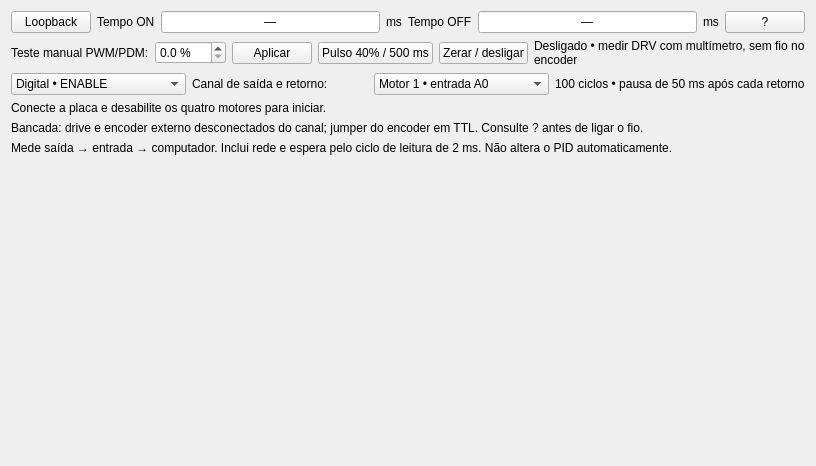
      <widget class="QWidget" name="testsTab">
       <attribute name="title">
        <string>TESTES</string>
       </attribute>
       <layout class="QVBoxLayout" name="testsLayout">
        <item>
         <layout class="QHBoxLayout" name="loopbackRow">
          <item>
           <widget class="QPushButton" name="loopbackButton">
            <property name="text">
             <string>Loopback</string>
            </property>
           </widget>
          </item>
          <item>
           <widget class="QLabel" name="loopbackOnLabel">
            <property name="text">
             <string>Tempo ON</string>
            </property>
           </widget>
          </item>
          <item>
           <widget class="QLineEdit" name="loopbackOn">
            <property name="text">
             <string>—</string>
            </property>
            <property name="readOnly">
             <bool>true</bool>
            </property>
            <property name="alignment">
             <set>Qt::AlignCenter</set>
            </property>
            <property name="toolTip">
             <string>Média de 100 bordas; tempo observado pelo computador.</string>
            </property>
           </widget>
          </item>
          <item>
           <widget class="QLabel" name="loopbackOnUnit">
            <property name="text">
             <string>ms</string>
            </property>
           </widget>
          </item>
          <item>
           <widget class="QLabel" name="loopbackOffLabel">
            <property name="text">
             <string>Tempo OFF</string>
            </property>
           </widget>
          </item>
          <item>
           <widget class="QLineEdit" name="loopbackOff">
            <property name="text">
             <string>—</string>
            </property>
            <property name="readOnly">
             <bool>true</bool>
            </property>
            <property name="alignment">
             <set>Qt::AlignCenter</set>
            </property>
            <property name="toolTip">
             <string>Média de 100 bordas; tempo observado pelo computador.</string>
            </property>
           </widget>
          </item>
          <item>
           <widget class="QLabel" name="loopbackOffUnit">
            <property name="text">
             <string>ms</string>
            </property>
           </widget>
          </item>
          <item>
           <widget class="QPushButton" name="loopbackHelp">
            <property name="text">
             <string>?</string>
            </property>
            <property name="toolTip">
             <string>Ligação e funcionamento do teste de loopback</string>
            </property>
           </widget>
          </item>
         </layout>
        </item>
        <item>
         <layout class="QHBoxLayout" name="pwmManualRow">
          <item>
           <widget class="QLabel" name="pwmLabel">
            <property name="text">
             <string>Teste manual PWM/PDM:</string>
            </property>
           </widget>
          </item>
          <item>
           <widget class="QDoubleSpinBox" name="pwmPercent">
            <property name="suffix">
             <string> %</string>
            </property>
            <property name="decimals">
             <number>1</number>
            </property>
            <property name="maximum">
             <double>100.000000000000000</double>
            </property>
            <property name="keyboardTracking">
             <bool>false</bool>
            </property>
           </widget>
          </item>
          <item>
           <widget class="QPushButton" name="pwmApply">
            <property name="text">
             <string>Aplicar</string>
            </property>
           </widget>
          </item>
          <item>
           <widget class="QPushButton" name="pwmPulse">
            <property name="text">
             <string>Pulso 40% / 500 ms</string>
            </property>
            <property name="toolTip">
             <string>Pulso automático de +4 V nominal para osciloscópio; não depende da entrada A</string>
            </property>
           </widget>
          </item>
          <item>
           <widget class="QPushButton" name="pwmStop">
            <property name="text">
             <string>Zerar / desligar</string>
            </property>
           </widget>
          </item>
          <item>
           <widget class="QLabel" name="pwmStatus">
            <property name="text">
             <string>Desligado • medir DRV com multímetro, sem fio no encoder</string>
            </property>
            <property name="wordWrap">
             <bool>true</bool>
            </property>
           </widget>
          </item>
         </layout>
        </item>
        <item>
         <layout class="QHBoxLayout" name="loopbackChannelRow">
          <item>
           <widget class="QComboBox" name="loopbackMode">
            <item>
             <property name="text">
              <string>Digital • ENABLE</string>
             </property>
            </item>
            <item>
             <property name="text">
              <string>Analógico • 0 / +4 V (40%)</string>
             </property>
            </item>
           </widget>
          </item>
          <item>
           <widget class="QLabel" name="loopbackChannelLabel">
            <property name="text">
             <string>Canal de saída e retorno:</string>
            </property>
           </widget>
          </item>
          <item>
           <widget class="QComboBox" name="loopbackChannel">
            <item>
             <property name="text">
              <string>Motor 1 • entrada A0</string>
             </property>
            </item>
            <item>
             <property name="text">
              <string>Motor 2 • entrada A1</string>
             </property>
            </item>
            <item>
             <property name="text">
              <string>Motor 3 • entrada A2</string>
             </property>
            </item>
            <item>
             <property name="text">
              <string>Motor 4 • entrada A3</string>
             </property>
            </item>
           </widget>
          </item>
          <item>
           <widget class="QLabel" name="loopbackCountLabel">
            <property name="text">
             <string>100 ciclos • pausa de 50 ms após cada retorno</string>
            </property>
           </widget>
          </item>
         </layout>
        </item>
        <item>
         <widget class="QLabel" name="loopbackStatus">
          <property name="text">
           <string>Conecte a placa e desabilite os quatro motores para iniciar.</string>
          </property>
          <property name="wordWrap">
           <bool>true</bool>
          </property>
         </widget>
        </item>
        <item>
         <widget class="QLabel" name="loopbackNotice">
          <property name="text">
           <string>Bancada: drive e encoder externo desconectados do canal; jumper do encoder em TTL. Consulte ? antes de ligar o fio.</string>
          </property>
          <property name="wordWrap">
           <bool>true</bool>
          </property>
         </widget>
        </item>
        <item>
         <widget class="QLabel" name="loopbackDetails">
          <property name="text">
           <string>Mede saída → entrada → computador. Inclui rede e espera pelo ciclo de leitura de 2 ms. Não altera o PID automaticamente.</string>
          </property>
          <property name="wordWrap">
           <bool>true</bool>
          </property>
         </widget>
        </item>
        <item>
         <spacer name="testsSpacer">
          <property name="orientation">
           <enum>Qt::Vertical</enum>
          </property>
          <property name="sizeHint">
           <size>
            <width>20</width>
            <height>300</height>
           </size>
          </property>
         </spacer>
        </item>
       </layout>
      </widget>
